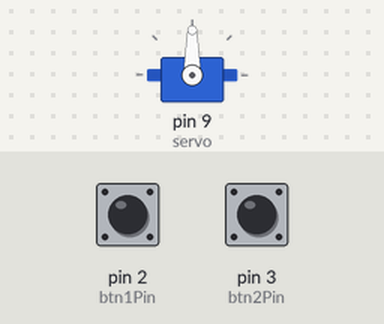
Recording of a sketch running on a simulated Arduino Uno, built with avr-gcc and run on an emulated ATmega328P. Parts: servo. The test bench sets the inputs (shaded band); at power-on: pin 2 (btn1Pin) LOW, pin 3 (btn2Pin) LOW.

Above: at 1.2 s.
1.3 s: pin 2 (btn1Pin) pulled HIGH for 1 s
At 2.8 s:
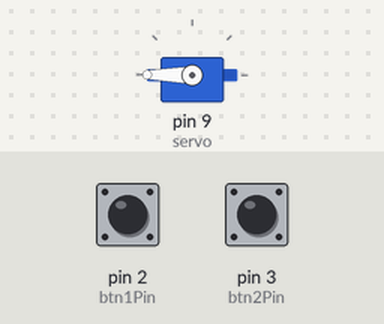
3.8 s: pin 3 (btn2Pin) pulled HIGH for 3.2 s
At 6.4 s:
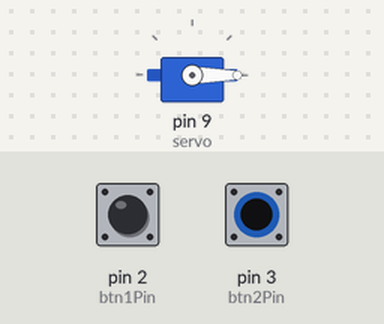
8.5 s: pin 2 (btn1Pin) pulled HIGH for 0.25 s
At 8.9 s:
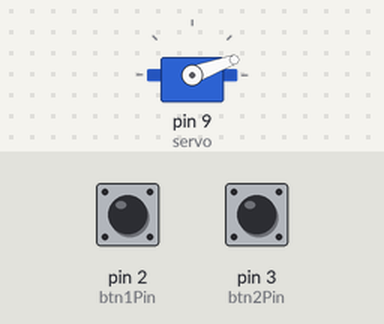
10.2 s: pin 2 (btn1Pin) pulled HIGH for 3.2 s
At 10.3 s:
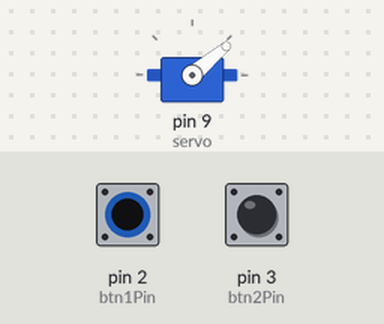
Timing chart, 0 to 13.2 s (numbered marks = the images above; inputs shaded):
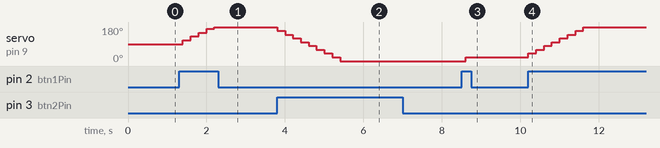

Measured:
- after the input at 1.3 s, servo on pin 9 (servo): moves from 90° to 180° over 0.80 s, starting after 0.10 s
- after the input at 3.8 s, servo on pin 9 (servo): moves from 180° to 0° over 1.6 s, starting at once
- after the input at 8.5 s, servo on pin 9 (servo): 0° → 20° after 0.10 s
- after the input at 10.2 s, servo on pin 9 (servo): moves from 20° to 180° over 1.4 s, starting at once

The sketch:

Ex4.ino
```cpp
#include <Servo.h>

Servo servo;

int btn1Pin = 2;
int btn2Pin = 3;
int posicaoServo = 90;
int passoServo = 20;

// A função setup é executada uma vez quando forem pressionados os botões de reset ou de power on na placa
void setup() {
  pinMode(btn1Pin, INPUT);
  pinMode(btn2Pin, INPUT);
  servo.attach(9);
}

// A função loop é executada de forma repetida sem parada
void loop() {
  if(digitalRead(btn1Pin) == HIGH) {
    posicaoServo += passoServo;
  }
  if(digitalRead(btn2Pin) == HIGH) {
    posicaoServo -= passoServo;
  }

  posicaoServo = (posicaoServo > 180) ? 180 : posicaoServo;
  posicaoServo = (posicaoServo < 0) ? 0 : posicaoServo;

  servo.write(posicaoServo);

  delay(200);
}
```
